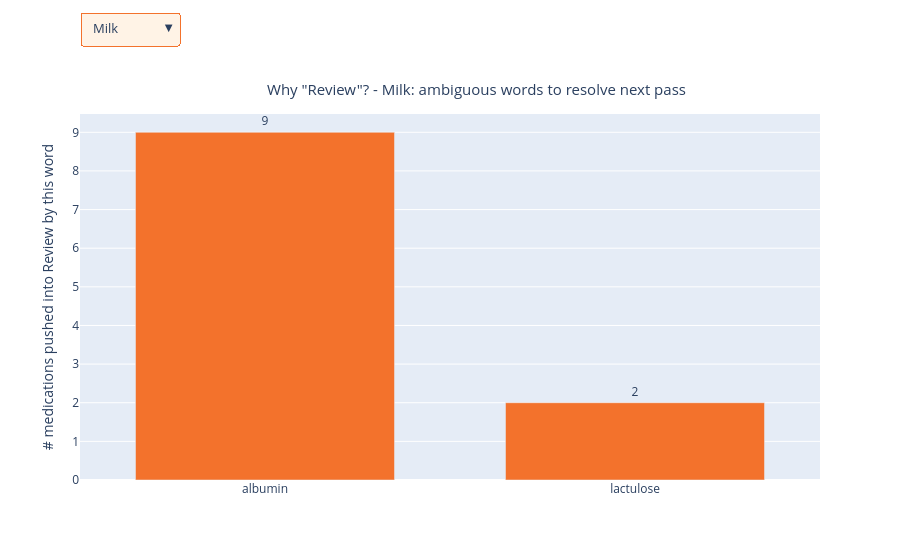

The code cell stored with this chart in its notebook:
### Markdown cell above
### Chart 8 ⭐ Why "Review"? — the next-cleaning worklist
**Review** means our rule caught an *ambiguous* word it couldn't confirm as the allergen. These are the words to **promote to Detected, or exclude**, in the next cleaning pass. Pick an allergen from the slicer:
- **Milk** is tiny (albumin, lactulose) — nearly nothing to fix.
- **Wheat → `starch` (3,973)** and **Eggs → `lecithin` (701)** are the classic over-flags (most starch is corn/potato; most lecithin is soy).
- **Alpha-Gal** (glycerin, magnesium stearate, stearic acid…) — the ubiquitous plant-or-animal excipients that inflate its Review rate.

### Code cell
# --- Chart 8 (interactive): "Why Review?" - the next-cleaning worklist ---
# Review = our rule found an AMBIGUOUS word it could not confirm as the allergen.
# This ranks those words per allergen, so the next cleaning pass knows exactly what
# to resolve (promote to Detected, or add an exclusion). Same allergen slicer.
# (Reuses top_terms() + ALLERGEN_COLS defined in the Chart 7 cell above.)
review_top = {name: top_terms(col, "Review", 10) for name, col in ALLERGEN_COLS.items()}

def _xyt_rev(pairs):
    if not pairs:
        return ["— no Review items —"], [0], [""]
    return [w for w, _ in pairs], [n for _, n in pairs], [n for _, n in pairs]

rx, ry, rt = _xyt_rev(review_top["Milk"])
fig = go.Figure(go.Bar(x=rx, y=ry, text=rt, textposition="outside", cliponaxis=False,
                       marker_color="#f3722c",
                       hovertemplate="<b>%{x}</b><br>%{y:,} medications in Review<extra></extra>"))

review_buttons = []
for name, pairs in review_top.items():
    x, y, t = _xyt_rev(pairs)
    review_buttons.append(dict(label=name, method="update",
        args=[{"x": [x], "y": [y], "text": [t]},
              {"yaxis.autorange": True,
               "annotations[0].text": f'Why "Review"? - {name}: ambiguous words to resolve next pass'}]))

fig.update_layout(
    yaxis_title="# medications pushed into Review by this word", xaxis_title="",
    showlegend=False, bargap=0.3, margin=dict(t=110),
    updatemenus=[dict(buttons=review_buttons, direction="down", showactive=True,
                      x=0.0, xanchor="left", y=1.28, yanchor="top",
                      bgcolor="#fff3e6", bordercolor="#f3722c", font=dict(size=13))],
    annotations=[dict(text='Why "Review"? - Milk: ambiguous words to resolve next pass',
                      x=0.0, xanchor="left", y=1.10, yref="paper", yanchor="top",
                      showarrow=False, font=dict(size=15))])
fig.show()

# Listed out (default Milk). Switch the slicer to Wheat / Eggs / Alpha-Gal for the big piles.
pd.DataFrame(review_top["Milk"] or [("— none —", 0)],
             columns=["ambiguous word", "# meds in Review"])

### Figure 1 — Plotly figure (JSON) as saved in the notebook; plotly's stock layout.template omitted (floating-point values rounded to 4 significant figures)
{"data": [{"cliponaxis": false, "hovertemplate": "<b>%{x}</b><br>%{y:,} medications in Review<extra></extra>", "marker": {"color": "#f3722c"}, "text": ["9", "2"], "textposition": "outside", "type": "bar", "x": ["albumin", "lactulose"], "y": [9, 2]}], "layout": {"annotations": [{"font": {"size": 15}, "showarrow": false, "text": "Why \"Review\"? - Milk: ambiguous words to resolve next pass", "x": 0, "xanchor": "left", "y": 1.1, "yanchor": "top", "yref": "paper"}], "bargap": 0.3, "margin": {"t": 110}, "showlegend": false, "updatemenus": [{"bgcolor": "#fff3e6", "bordercolor": "#f3722c", "buttons": [{"args": [{"text": [[9, 2]], "x": [["albumin", "lactulose"]], "y": [[9, 2]]}, {"annotations[0].text": "Why \"Review\"? - Milk: ambiguous words to resolve next pass", "yaxis.autorange": true}], "label": "Milk", "method": "update"}, {"args": [{"text": [[701, 8, 3, 3, 2]], "x": [["lecithin", "albumin", "lysozyme", "globulin", "embryo"]], "y": [[701, 8, 3, 3, 2]]}, {"annotations[0].text": "Why \"Review\"? - Eggs: ambiguous words to resolve next pass", "yaxis.autorange": true}], "label": "Eggs", "method": "update"}, {"args": [{"text": [[3973, 551, 62, 31]], "x": [["starch", "maltodextrin", "dextrin", "flour"]], "y": [[3973, 551, 62, 31]]}, {"annotations[0].text": "Why \"Review\"? - Wheat: ambiguous words to resolve next pass", "yaxis.autorange": true}], "label": "Wheat", "method": "update"}, {"args": [{"text": [[""]], "x": [["— no Review items —"]], "y": [[0]]}, {"annotations[0].text": "Why \"Review\"? - Sesame: ambiguous words to resolve next pass", "yaxis.autorange": true}], "label": "Sesame", "method": "update"}, {"args": [{"text": [[18, 2]], "x": [["nut", "nuts"]], "y": [[18, 2]]}, {"annotations[0].text": "Why \"Review\"? - Tree Nuts: ambiguous words to resolve next pass", "yaxis.autorange": true}], "label": "Tree Nuts", "method": "update"}, {"args": [{"text": [[""]], "x": [["— no Review items —"]], "y": [[0]]}, {"annotations[0].text": "Why \"Review\"? - Peanuts: ambiguous words to resolve next pass", "yaxis.autorange": true}], "label": "Peanuts", "method": "update"}, {"args": [{"text": [[282, 11, 1]], "x": [["lecithin", "hydrolyzed vegetable protein", "vegetable protein"]], "y": [[282, 11, 1]]}, {"annotations[0].text": "Why \"Review\"? - Soy: ambiguous words to resolve next pass", "yaxis.autorange": true}], "label": "Soy", "method": "update"}, {"args": [{"text": [[5930, 4234, 1750, 1648, 1013, 976, 761, 686, 581, 520]], "x": [["glycerin", "magnesium stearate", "lactose monohydrate", "stearic acid", "polysorbate 80", "lactose", "anhydrous lactose", "lecithin", "glyceryl monostearate", "polysorbate 20"]], "y": [[5930, 4234, 1750, 1648, 1013, 976, 761, 686, 581, 520]]}, {"annotations[0].text": "Why \"Review\"? - Alpha-Gal: ambiguous words to resolve next pass", "yaxis.autorange": true}], "label": "Alpha-Gal", "method": "update"}], "direction": "down", "font": {"size": 13}, "showactive": true, "x": 0, "xanchor": "left", "y": 1.28, "yanchor": "top"}], "xaxis": {"title": {"text": ""}}, "yaxis": {"title": {"text": "# medications pushed into Review by this word"}}}}
